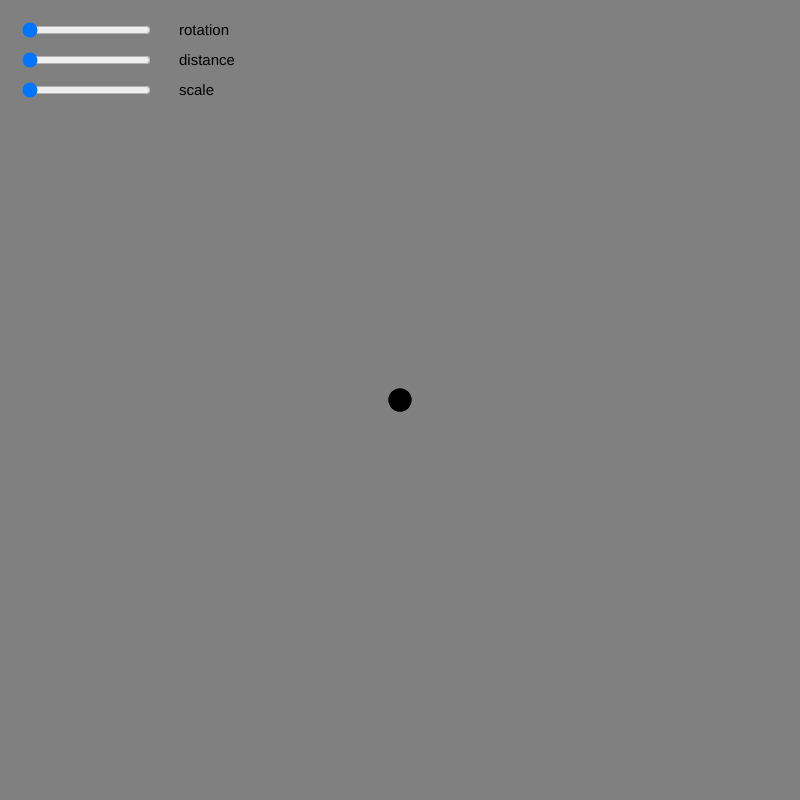
Frame 1 (no input)
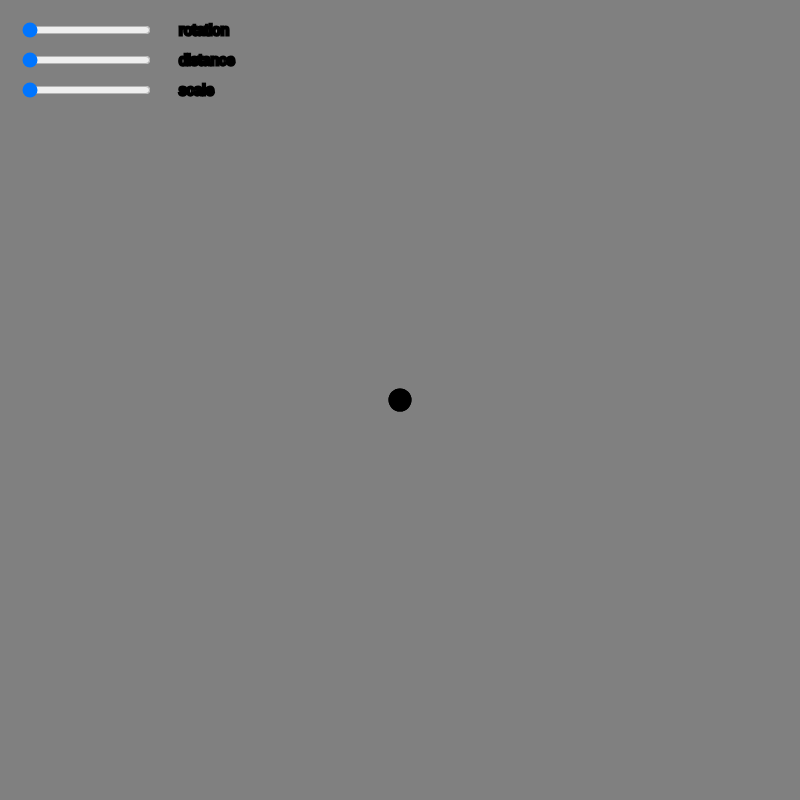
Frame 60 (no input)
Frame 120 (the mouse pressed at the canvas centre since frame 60): identical to frame 60, image omitted

The p5.js sketch that drew these frames (run headless with seeded random() and noise() and a simulated clock; from frame 60 on, the mouse is pressed at the canvas centre):

// p5.js sketch
// ── sketch.js
let rotSlider, distSlider, scaleSlider;

function setup() {
  // create canvas
  createCanvas(800, 800);
  textSize(15);
  noStroke();

  // create sliders
  rotSlider = createSlider(0, 200, 0);
  rotSlider.position(20, 20);
  distSlider = createSlider(0, 100, 0);
  distSlider.position(20, 50);
  scaleSlider = createSlider(0, 100, 0);
  scaleSlider.position(20, 80);
}

function element(depth) {
  if (depth > 0) {
    fill(0);
    stroke(0);
    strokeWeight(3);
    circle(0, 0, 20);
    
    push();
    rotate(rotSlider.value() / 100);
    line(0, 0, 0, -distSlider.value());
    translate(0, -distSlider.value());
    scale(scaleSlider.value() / 50);
    element(depth - 1);
    pop();

    push();
    rotate(-rotSlider.value() / 100);
    line(0, 0, 0, -distSlider.value());
    translate(0, -distSlider.value());
    scale(scaleSlider.value() / 50);
    element(depth - 1);
    pop();
}
}

function draw() {
  background(128);
  
  text('distance', 50 + distSlider.width, distSlider.y + 15);
  text('scale', 50 + scaleSlider.width, scaleSlider.y + 15);
  text('rotation', 50 + rotSlider.width, rotSlider.y + 15);
  translate(width / 2, height / 2);
  element(5);
  rotate(PI);
  element(5);
}
